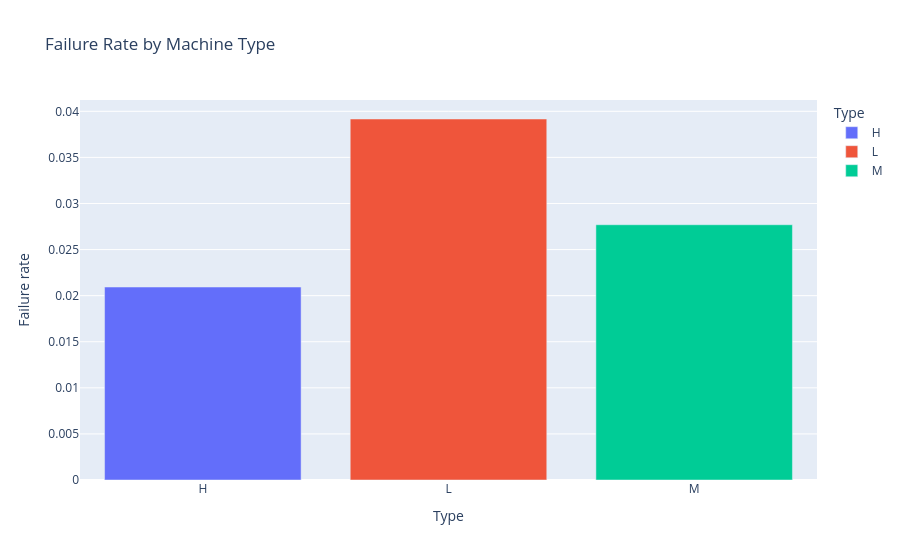

Notebook code cell kept with this figure:
### Markdown cell above
### Failure Rate by Machine Type

### Code cell
fig = px.bar(
    df.groupby('Type')['Machine failure'].mean().reset_index(),
    x='Type', y='Machine failure',
    title='Failure Rate by Machine Type',
    labels={'Machine failure': 'Failure rate'},
    color='Type'
)
fig.show()
fig.write_image("../outputs/failure_rate.png")

### Figure 1 — Plotly figure (JSON) as saved in the notebook; plotly's stock layout.template omitted (floating-point values rounded to 4 significant figures)
{"data": [{"hovertemplate": "Type=%{x}<br>Failure rate=%{y}<extra></extra>", "legendgroup": "H", "marker": {"color": "#636efa", "pattern": {"shape": ""}}, "name": "H", "orientation": "v", "showlegend": true, "textposition": "auto", "type": "bar", "x": ["H"], "xaxis": "x", "y": [0.02094], "yaxis": "y"}, {"hovertemplate": "Type=%{x}<br>Failure rate=%{y}<extra></extra>", "legendgroup": "L", "marker": {"color": "#EF553B", "pattern": {"shape": ""}}, "name": "L", "orientation": "v", "showlegend": true, "textposition": "auto", "type": "bar", "x": ["L"], "xaxis": "x", "y": [0.03917], "yaxis": "y"}, {"hovertemplate": "Type=%{x}<br>Failure rate=%{y}<extra></extra>", "legendgroup": "M", "marker": {"color": "#00cc96", "pattern": {"shape": ""}}, "name": "M", "orientation": "v", "showlegend": true, "textposition": "auto", "type": "bar", "x": ["M"], "xaxis": "x", "y": [0.02769], "yaxis": "y"}], "layout": {"barmode": "relative", "legend": {"title": {"text": "Type"}, "tracegroupgap": 0}, "title": {"text": "Failure Rate by Machine Type"}, "xaxis": {"anchor": "y", "categoryarray": ["H", "L", "M"], "categoryorder": "array", "domain": [0, 1], "title": {"text": "Type"}}, "yaxis": {"anchor": "x", "domain": [0, 1], "title": {"text": "Failure rate"}}}}
